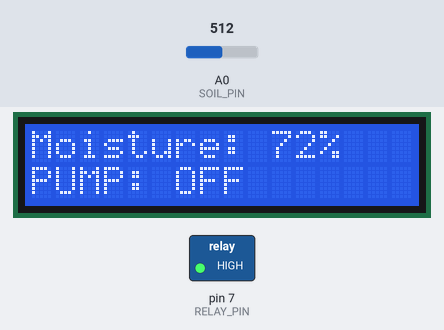
The sketch below on a simulated Arduino Uno, built with avr-gcc and run on an emulated ATmega328P. Shown: 16×2 character LCD, switched loads named in the sketch (green lamp = pin HIGH). Inputs (shaded band) come from the test bench; at power-on: A0 (SOIL_PIN) = 512. What the sketch prints to the serial monitor is not drawn.

Above: at 3.2 s.
3.3 s: A0 (SOIL_PIN) set to 775
At 4.9 s:
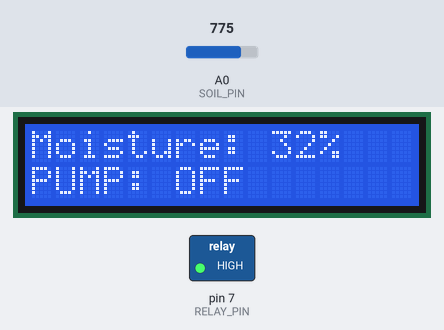
5.6 s: A0 (SOIL_PIN) set to 794
At 7.4 s:
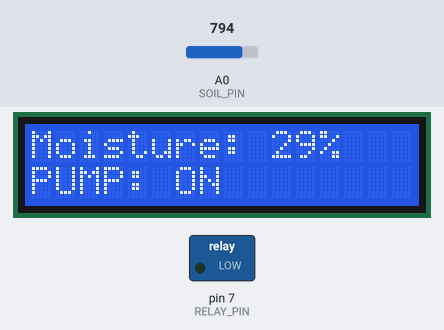
7.7 s: A0 (SOIL_PIN) set to 716
At 9.0 s:
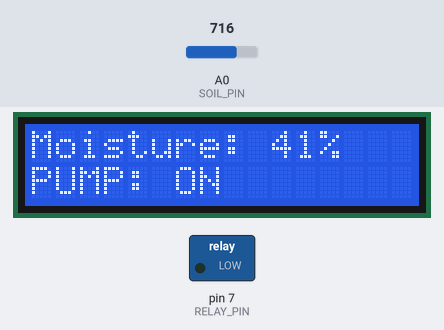
9.8 s: A0 (SOIL_PIN) set to 676
At 11.5 s:
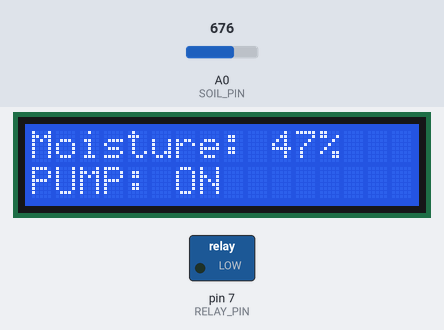
11.8 s: A0 (SOIL_PIN) set to 651
At 13.1 s:
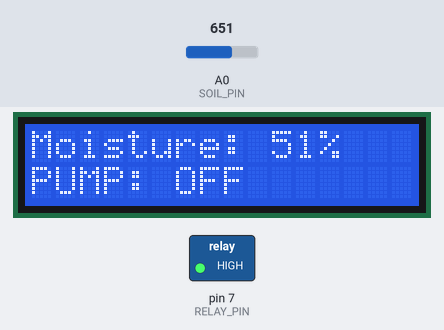
Timing chart, 0 to 14.8 s (numbered marks = the images above; inputs shaded):
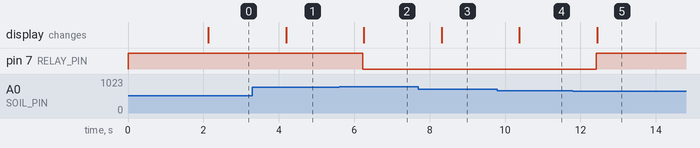

The sketch:

smart-irrigation-system.ino
```cpp
#include <Wire.h>
#include <LiquidCrystal_I2C.h>

// PIN DEFINITIONS
#define SOIL_PIN A0
#define RELAY_PIN 7

// LCD
LiquidCrystal_I2C lcd(0x27, 16, 2);

// SOIL CALIBRATION
const int DRY_VALUE = 990;
const int WET_VALUE = 330;

// HYSTERESIS THRESHOLDS
const int PUMP_ON_THRESHOLD = 30;
const int PUMP_OFF_THRESHOLD = 50;

// Relay is ACTIVE LOW
const int RELAY_ON = LOW;
const int RELAY_OFF = HIGH;

// Stores current pump state
bool pumpState = false;

void setup() {

  Serial.begin(9600);

  pinMode(RELAY_PIN, OUTPUT);

  // Start with pump OFF
  digitalWrite(RELAY_PIN, RELAY_OFF);

  // Initialize LCD
  lcd.init();
  lcd.backlight();

  lcd.setCursor(0, 0);
  lcd.print("Smart Irrigation");

  lcd.setCursor(0, 1);
  lcd.print("System Starting");

  delay(2000);

  lcd.clear();
}


void loop() {

  // READ SOIL SENSOR
  int soilValue = analogRead(SOIL_PIN);

  // CONVERT ADC TO MOISTURE %
  int moisturePercent = map(
    soilValue,
    DRY_VALUE,
    WET_VALUE,
    0,
    100
  );

  // Keep percentage between 0 and 100
  moisturePercent = constrain(moisturePercent, 0, 100);

  // HYSTERESIS CONTROL

  // If soil becomes very dry
  if (moisturePercent <= PUMP_ON_THRESHOLD) {

    pumpState = true;
  }

  // If soil becomes sufficiently wet
  else if (moisturePercent >= PUMP_OFF_THRESHOLD) {

    pumpState = false;
  }

  // Between 30% and 50%:
  // Keep previous pump state

  // CONTROL RELAY
  if (pumpState) {

    digitalWrite(RELAY_PIN, RELAY_ON);

  } else {

    digitalWrite(RELAY_PIN, RELAY_OFF);
  }

  // SERIAL MONITOR

  Serial.print("ADC: ");
  Serial.print(soilValue);

  Serial.print(" | Moisture: ");
  Serial.print(moisturePercent);
  Serial.print("%");

  Serial.print(" | ");

  if (pumpState) {

    Serial.println("DRY -> PUMP ON");

  } else {

    Serial.println("WET -> PUMP OFF");
  }

  // LCD DISPLAY
  lcd.setCursor(0, 0);
  lcd.print("Moisture: ");
  lcd.print(moisturePercent);
  lcd.print("%   ");

  lcd.setCursor(0, 1);

  if (pumpState) {

    lcd.print("PUMP: ON ");

  } else {

    lcd.print("PUMP: OFF");
  }

  lcd.print("       ");


  delay(1000);
}
```

Measured:
- the behaviour switches between 785 and 786 on A0 (SOIL_PIN) (found by bisection; images 1 and 2)
- the behaviour switches between 661 and 660 on A0 (SOIL_PIN) (found by bisection; images 4 and 5)
- after the input at 3.3 s, the display: changes after 0.89 s (image 1)
- after the input at 5.6 s, pin 7 (RELAY_PIN): HIGH → LOW after 0.62 s; the display: changes after 0.66 s (image 2)
- after the input at 7.7 s, the display: changes after 0.62 s (image 3)
- after the input at 9.8 s, the display: changes after 0.58 s (image 4)
- after the input at 11.8 s, pin 7 (RELAY_PIN): LOW → HIGH after 0.62 s; the display: changes after 0.65 s (image 5)
